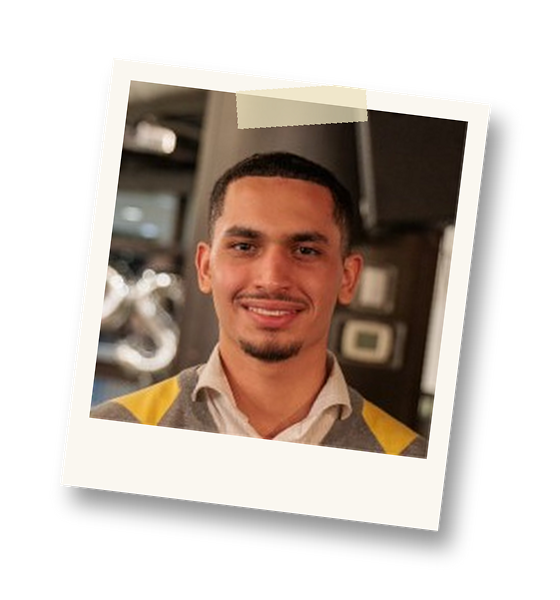
#> input picture video/gfx/team1.png, 560 x 600 px, given in place of 1.jpg, which was not available
$ python polaroid.py
#> lines starting #> are read from the running program, lines starting #| are printed output that depends on the picture
from PIL import Image, ImageDraw, ImageFilter
import random
src = 'photos/'
files = ['1.jpg','2.webp','3.jpg','4.webp']; angles = [-7, 5, -4, 8]
for i,(f,a) in enumerate(zip(files,angles)):
    im = Image.open(src+f).convert('RGB'); s = min(im.size)
#> after `im = Image.open(src + f).convert('RGB')`:
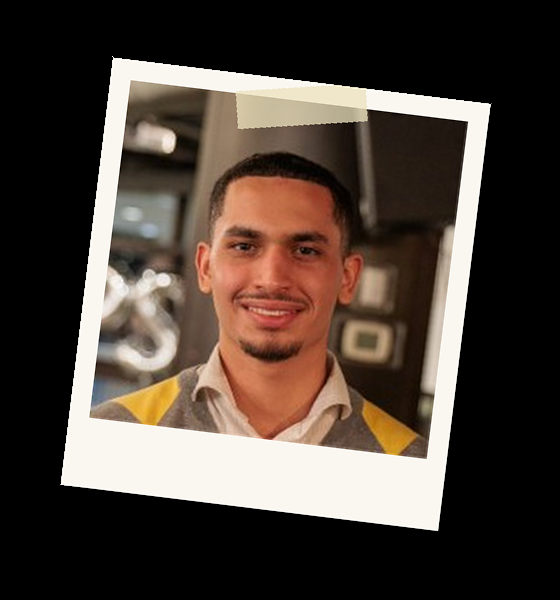
#> im: PIL image 560x600 RGB; mean R, G, B 77.1, 65.6, 57.7
#> after `s = min(im.size)`: s = 560
    im = im.crop(((im.width-s)//2,(im.height-s)//2,(im.width+s)//2,(im.height+s)//2)).resize((340,340), Image.LANCZOS)
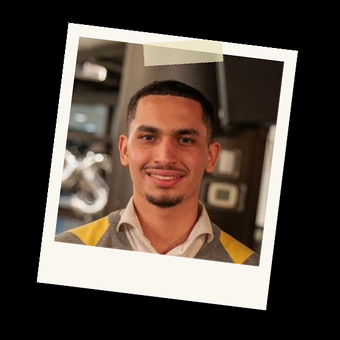
#> im: PIL image 340x340 RGB; mean R, G, B 82.6, 70.4, 61.9
    # warm paper tone + slight grain
    card = Image.new('RGBA',(380,430),(250,247,240,255)); card.paste(im,(20,20))
#> after `card = Image.new('RGBA', (380, 430), (250, 247, 240, 255))`:
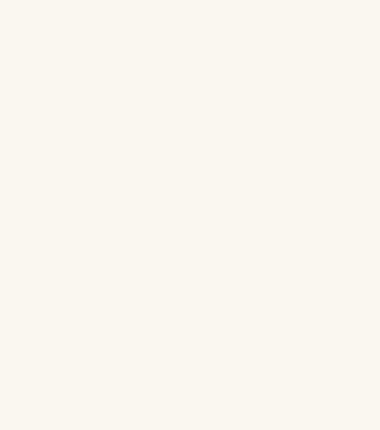
#> card: PIL image 380x430 RGBA; mean R, G, B, A 250, 247, 240, 255
    d = ImageDraw.Draw(card)
    # tape strip
    tape = Image.new('RGBA',(130,38),(236,226,190,190)); card.alpha_composite(tape.rotate(-a*1.5, expand=True),(125,-6))
#> after `tape = Image.new('RGBA', (130, 38), (236, 226, 190, 190))`:
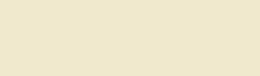
#> tape: PIL image 130x38 RGBA (shown 2 times larger); mean R, G, B, A 236, 226, 190, 190; transparent parts drawn white
#> after `card.alpha_composite(tape.rotate(-a * 1.5, expand=True), (125, -6))`:
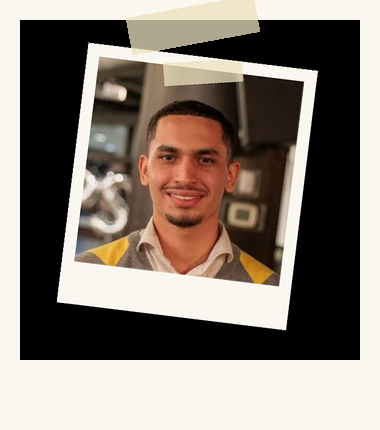
#> card: PIL image 380x430 RGBA; mean R, G, B, A 134.7, 125, 116.2, 255
    big = Image.new('RGBA',(560,600),(0,0,0,0))
#> big: PIL image 560x600 RGBA; every value is 0
    sh = Image.new('RGBA',card.size,(0,0,0,110)).filter(ImageFilter.GaussianBlur(0))
    big.alpha_composite(sh,(98,96)); big = big.filter(ImageFilter.GaussianBlur(10))
#> after `big = big.filter(ImageFilter.GaussianBlur(10))`:
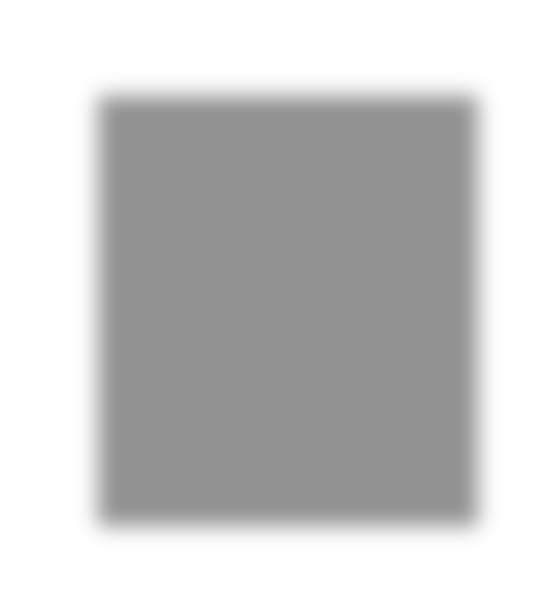
#> big: PIL image 560x600 RGBA; mean R, G, B, A 0, 0, 0, 53.5; transparent parts drawn white
    big.alpha_composite(card,(85,80))
    big = big.rotate(a, resample=Image.BICUBIC, expand=False)
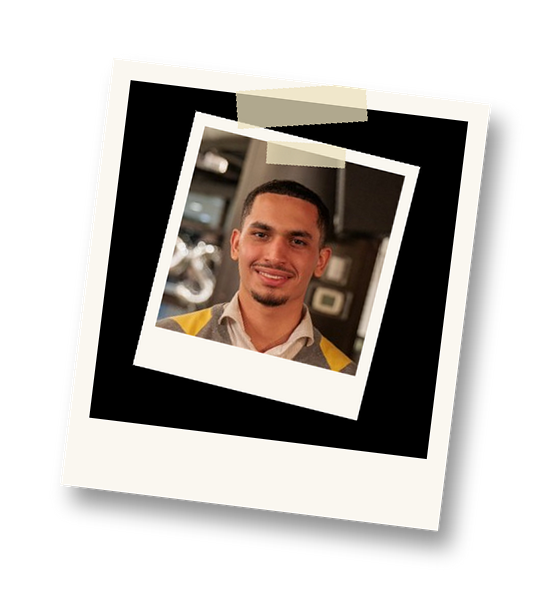
#> big: PIL image 560x600 RGBA; mean R, G, B, A 65.8, 61.1, 56.9, 127.8; transparent parts drawn white
    big.save(f'gfx/team{i+1}.png')
#> pass 2 of the loop `for i,(f,a) in enumerate(zip(files,angles)):`:
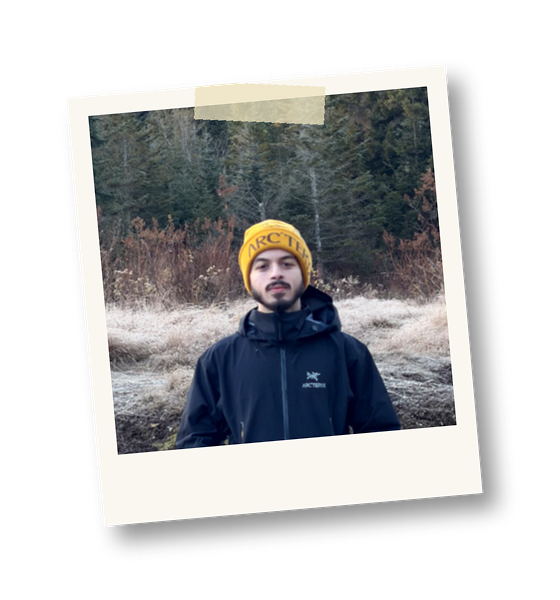
#> input picture video/gfx/team2.png, 560 x 600 px, given in place of 2.webp, which was not available
#> `card.alpha_composite(tape.rotate(-a * 1.5, expand=True), (125, -6))`:
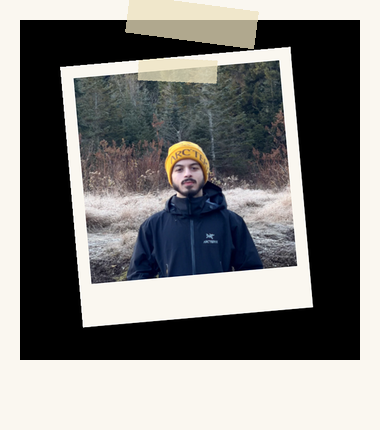
#> card: PIL image 380x430 RGBA; mean R, G, B, A 126.2, 125.5, 123.2, 255
#> `big = big.rotate(a, resample=Image.BICUBIC, expand=False)`:
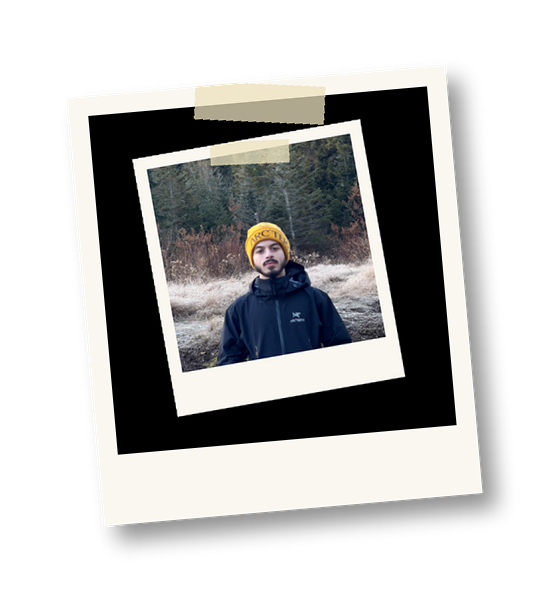
#> big: PIL image 560x600 RGBA; mean R, G, B, A 61.7, 61.4, 60.3, 127.8; transparent parts drawn white
#> (the run stopped early here; a loop or call above may not have finished)
